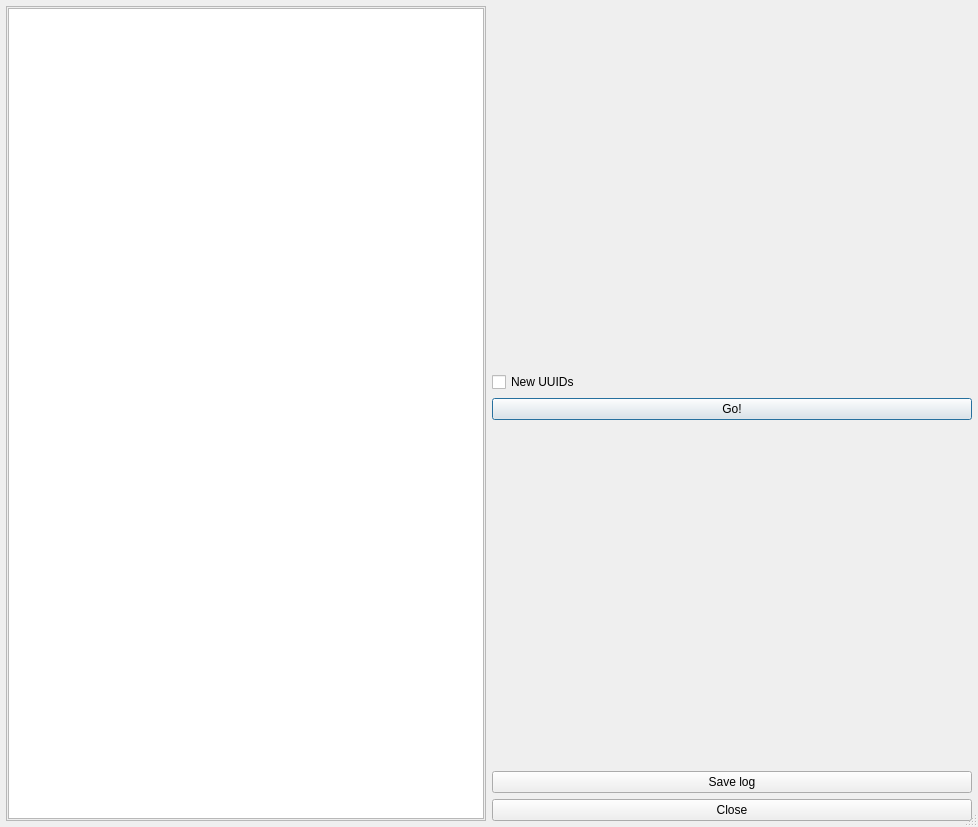
<?xml version="1.0" encoding="UTF-8"?>
<ui version="4.0">
 <class>FixOofsDialog</class>
 <widget class="QDialog" name="FixOofsDialog">
  <property name="geometry">
   <rect>
    <x>0</x>
    <y>0</y>
    <width>978</width>
    <height>827</height>
   </rect>
  </property>
  <property name="windowTitle">
   <string>Update database</string>
  </property>
  <property name="sizeGripEnabled">
   <bool>true</bool>
  </property>
  <layout class="QGridLayout" name="gridLayout_2">
   <property name="margin">
    <number>6</number>
   </property>
   <item row="0" column="0">
    <widget class="QFrame" name="frame">
     <property name="frameShape">
      <enum>QFrame::StyledPanel</enum>
     </property>
     <property name="frameShadow">
      <enum>QFrame::Raised</enum>
     </property>
     <layout class="QGridLayout" name="gridLayout">
      <property name="margin">
       <number>1</number>
      </property>
      <item row="0" column="0">
       <widget class="QTextEdit" name="webView"/>
      </item>
     </layout>
    </widget>
   </item>
   <item row="0" column="1">
    <layout class="QVBoxLayout" name="verticalLayout_2">
     <item>
      <layout class="QHBoxLayout" name="horizontalLayout_2">
       <item>
        <layout class="QVBoxLayout" name="verticalLayout">
         <property name="spacing">
          <number>0</number>
         </property>
         <property name="leftMargin">
          <number>0</number>
         </property>
        </layout>
       </item>
       <item>
        <spacer name="horizontalSpacer_2">
         <property name="orientation">
          <enum>Qt::Horizontal</enum>
         </property>
         <property name="sizeHint" stdset="0">
          <size>
           <width>40</width>
           <height>20</height>
          </size>
         </property>
        </spacer>
       </item>
      </layout>
     </item>
     <item>
      <spacer name="verticalSpacer_2">
       <property name="orientation">
        <enum>Qt::Vertical</enum>
       </property>
       <property name="sizeHint" stdset="0">
        <size>
         <width>20</width>
         <height>40</height>
        </size>
       </property>
      </spacer>
     </item>
     <item>
      <widget class="QCheckBox" name="renumberCheckBox">
       <property name="toolTip">
        <string>Check this to regenerate all existing UUIDs in the database.
This is recommended if you were copying objects
between different databases.</string>
       </property>
       <property name="text">
        <string>New UUIDs</string>
       </property>
      </widget>
     </item>
     <item>
      <widget class="QPushButton" name="goButton">
       <property name="minimumSize">
        <size>
         <width>100</width>
         <height>0</height>
        </size>
       </property>
       <property name="toolTip">
        <string>Go fix the database.</string>
       </property>
       <property name="text">
        <string>Go!</string>
       </property>
       <property name="icon">
        <iconset resource="browser.qrc">
         <normaloff>:/Images/Right3Green.png</normaloff>:/Images/Right3Green.png</iconset>
       </property>
       <property name="iconSize">
        <size>
         <width>32</width>
         <height>32</height>
        </size>
       </property>
       <property name="default">
        <bool>true</bool>
       </property>
       <property name="flat">
        <bool>false</bool>
       </property>
      </widget>
     </item>
     <item>
      <spacer name="verticalSpacer">
       <property name="orientation">
        <enum>Qt::Vertical</enum>
       </property>
       <property name="sizeHint" stdset="0">
        <size>
         <width>20</width>
         <height>40</height>
        </size>
       </property>
      </spacer>
     </item>
     <item>
      <widget class="QPushButton" name="saveButton">
       <property name="toolTip">
        <string>Save this log into a file in the root object.</string>
       </property>
       <property name="text">
        <string>Save log</string>
       </property>
      </widget>
     </item>
     <item>
      <widget class="QPushButton" name="closeButton">
       <property name="toolTip">
        <string>Close this dialog.</string>
       </property>
       <property name="text">
        <string>Close</string>
       </property>
      </widget>
     </item>
    </layout>
   </item>
  </layout>
 </widget>
 <resources>
  <include location="browser.qrc"/>
 </resources>
 <connections>
  <connection>
   <sender>closeButton</sender>
   <signal>clicked()</signal>
   <receiver>FixOofsDialog</receiver>
   <slot>close()</slot>
   <hints>
    <hint type="sourcelabel">
     <x>591</x>
     <y>485</y>
    </hint>
    <hint type="destinationlabel">
     <x>325</x>
     <y>256</y>
    </hint>
   </hints>
  </connection>
 </connections>
</ui>
